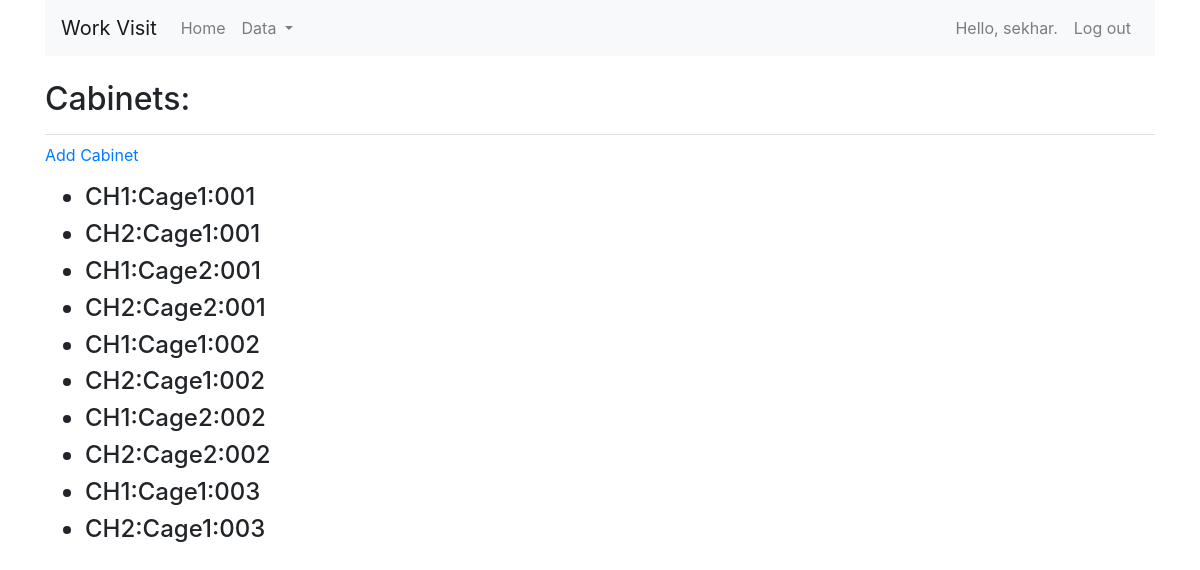
Screenshot of /cabinetview (signed in) with the database file from the repository.
### WorkVisits/models.py (models this page shows)
class Cabinets(models.Model):
    cage_name = models.ForeignKey(Cage, on_delete=models.PROTECT)
    cabinet_name = models.CharField('Cabinet Name', max_length=250)
    date_added = models.DateTimeField(auto_now_add=True)
    class Meta:
        verbose_name_plural = 'cabinets'
    def __str__(self):
        return self.cabinet_name[:250]

### WorkVisits/views.py (the view)
# urls.py: url('^cabinetview', views.cabinetview, name='cabinetview'),
@login_required
def cabinetview(request):
    cabinet = Cabinets.objects.order_by('date_added')
    context = {'cabinets': cabinet}
    return render(request, 'WorkVisits/cabinetview.html', context)

### WorkVisits/templates/WorkVisits/cabinetview.html (shortened to what this page needs)
{% extends 'WorkVisits/base.html'%}
{% load bootstrap4 %}
{% block header %}
<h2>Cabinets: </h2>
{% endblock header %}
{% block content %}
<p><a href="{% url 'workvisits:new_cabinet' %}">Add Cabinet</a></p>
<ul>
    {% for cabinet in cabinets %}
    <h4><li>{{cabinet}}</li></h4>
    {% empty %}
    <h4><li>No cabinet have been added yet.</li></h4>
    {% endfor %}
</ul>
{% endblock content %}

### WorkVisits/templates/WorkVisits/base.html (shortened to what this page needs)
{% load bootstrap4 %}
<!DOCTYPE html>
<html lang="en">
<head>
    {% bootstrap_css %}
</head>
<body>
<div class="container">
    <nav class="navbar navbar-expand-md navbar-light bg-light">
        <a class="navbar-brand" href="{% url 'workvisits:workvisit_request' %}">Work Visit</a>
        <div class="navbar-collapse collapse w-100 order-1 order-md-0 dual-collapse2" id="navbarNavDropdown">
            <ul class="nav navbar-nav">
                <li class="nav-item ">
                    <a class="nav-link" href="{% url 'workvisits:home' %}">Home <span class="sr-only">(current)</span></a>
                </li>
                <li class="nav-item dropdown">
                    <a class="nav-link dropdown-toggle" href="#" id="navbarDropdownMenuLink" data-toggle="dropdown" aria-haspopup="true" aria-expanded="false">
                        Data
                    </a>
                </li>
            </ul>
        </div>
        <div class="navbar-collapse collapse w-100 order-3 dual-collapse2">
            <ul class="navbar-nav ml-auto">
                {% if user.is_authenticated %}
                 <li class="nav-item"><a class="nav-link" href="{% url 'users:user_details' user.id %}">Hello, {{ user.username }}.</a></li>
                <li class="nav-item"><a class="nav-link" href="{% url 'users:logout' %}">Log out</a></li>
                {% else %}
                <li class="nav-item"><a class="nav-link" href="{% url 'users:register' %}">Register</a></li>
                 <li class="nav-item"><a class="nav-link" href="{% url 'users:login' %}">Log in</a></li>
                {% endif %}
            </ul>
        </div>
    </nav>
</div>
<div class="container">
    <div class="pb-2 mt-4 mb-2 border-bottom">
        {% block header %}
        {% endblock header %}
    </div>
    <div>
        {% block content %}{% endblock content %}
    </div>
</div>
</body>
</html>

### rows the page displays
Cabinets: cabinet_name "CH1:Cage1:001"
Cabinets: cabinet_name "CH2:Cage1:001"
Cabinets: cabinet_name "CH1:Cage2:001"
Cabinets: cabinet_name "CH2:Cage2:001"
Cabinets: cabinet_name "CH1:Cage1:002"
Cabinets: cabinet_name "CH2:Cage1:002"
Cabinets: cabinet_name "CH1:Cage2:002"
Cabinets: cabinet_name "CH2:Cage2:002"
Cabinets: cabinet_name "CH1:Cage1:003"
Cabinets: cabinet_name "CH2:Cage1:003"

### other values shown
{{ user.username }} "sekhar"
